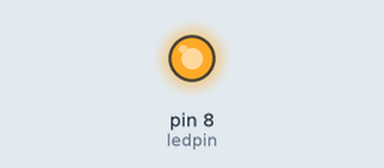
Bench run of a sketch on a simulated Arduino Uno, built with avr-gcc and run on an emulated ATmega328P. On the bench: output pins drawn as LEDs (lit = HIGH).

Above: at 0.7 s.
At 5.2 s:
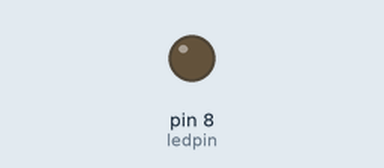
Timing chart, 0 to 6.9 s (numbered marks = the images above):
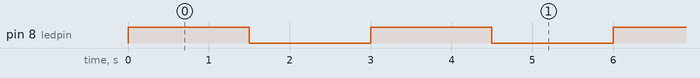

Measured:
- by itself, pin 8 (ledpin): alternates HIGH for 1.5 s and LOW for 1.5 s

The sketch:

turn_on_off_LED.ino
```cpp
/* Use File->Load Prog to
   load a different Program
*/

int ledpin = 8; //set led pin to number 8

void setup()
{
	pinMode(ledpin,OUTPUT); //set ledpin as an output
}

void loop()
{
	digitalWrite(ledpin,HIGH); //function to tur on LED
	delay(1500); //delay 1.5 second
	digitalWrite(ledpin,LOW); //function to tur off LED
	delay(1500); //delay 1.5 second
}
```
